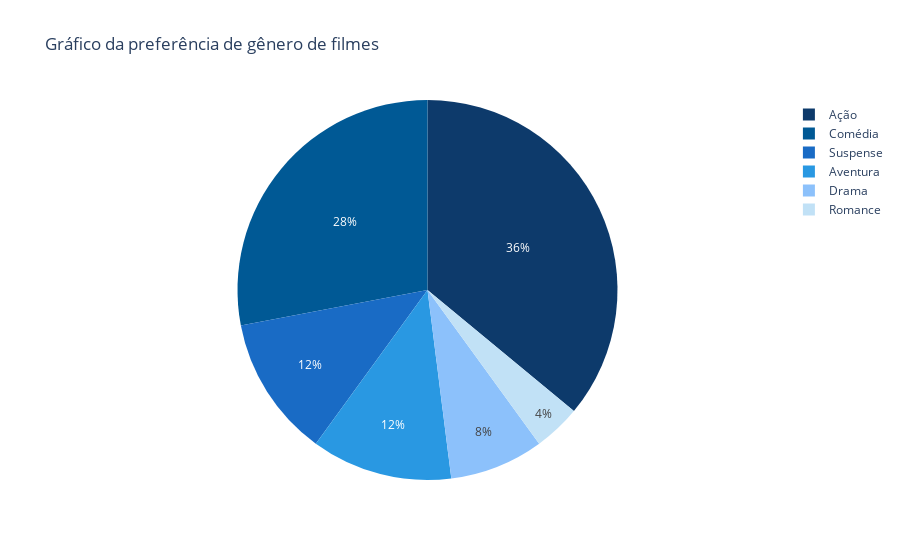

The cell this chart's notebook holds for it:
### Code cell
px.pie(df,
       names='movie_genre',
       title='Gráfico da preferência de gênero de filmes',
       labels={'movie_genre': "Gênero de filme"},
       color_discrete_sequence=main_palette)

### Figure 1 — Plotly figure (JSON) as saved in the notebook; plotly's stock layout.template omitted (floating-point values rounded to 4 significant figures)
{"data": [{"domain": {"x": [0, 1], "y": [0, 1]}, "hovertemplate": "Gênero de filme=%{label}<extra></extra>", "labels": ["Comédia", "Ação", "Comédia", "Romance", "Ação", "Ação", "Comédia", "Ação", "Ação", "Suspense", "Aventura", "Ação", "Suspense", "Aventura", "Drama", "Aventura", "Suspense", "Comédia", "Drama", "Ação", "Comédia", "Ação", "Comédia", "Ação", "Comédia"], "legendgroup": "", "name": "", "showlegend": true, "type": "pie"}], "layout": {"legend": {"tracegroupgap": 0}, "piecolorway": ["#0D3A6B", "#005995", "#196BC5", "#2998E2", "#8CC1FB", "#C1E1F6"], "title": {"text": "Gráfico da preferência de gênero de filmes"}}}
